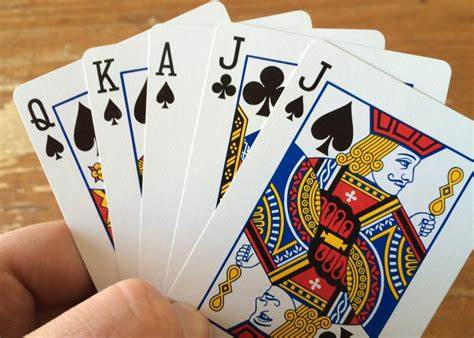
#> input picture TergerImage.jpg, 474 x 338 px
$ python AR.py
#> lines starting #> are read from the running program, lines starting #| are printed output that depends on the picture; after the words box and inside, x2 and y2 are one past the last pixel; in counts of white or black regions, pixels touching at a corner belong together
# this is my first clone project Using OpenCv In Ogmented Reality !!
import numpy as np

import cv2

cap = cv2.VideoCapture(0,cv2.CAP_DSHOW) ## To open the camera with OpenCv

imgTarget = cv2.imread('TergerImage.jpg')
#> imgTarget is the input picture: shape (338, 474, 3); mean B, G, R 137, 153.9, 173
myVid = cv2.VideoCapture('ObjectVideo.mp4')

detection = False
frameCounter = 0


success, imgVideo = myVid.read() # get the images in each frame of the video
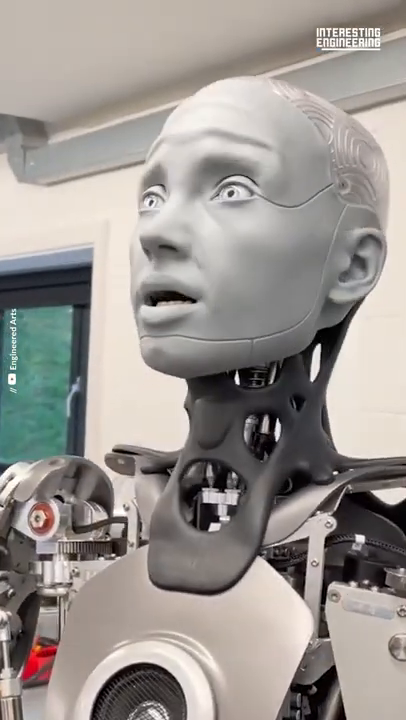
#> input picture frame 74 of ObjectVideo.mp4, 406 x 720 px
#> imgVideo is the input picture: shape (720, 406, 3); mean B, G, R 145.1, 149.8, 155.1


heightTarget ,widthTarget ,cTarget = imgTarget.shape # get the shape of the target image
#> heightTarget = 338; widthTarget = 474; cTarget = 3
imgVideo = cv2.resize(imgVideo ,(widthTarget,heightTarget)) # resize the shape of our video to fit the target image
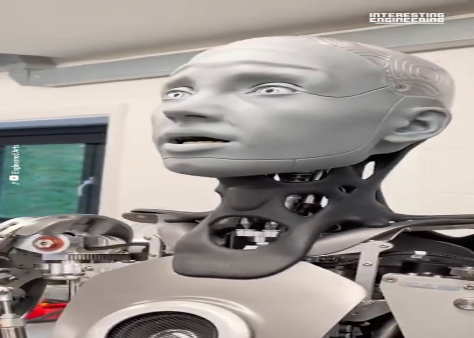
#> imgVideo: shape (338, 474, 3); mean B, G, R 145, 149.7, 155

orb = cv2.ORB_create(nfeatures=1000)
kp1, dec1 = orb.detectAndCompute(imgTarget, None)
#> kp1 = 986 keypoints; strongest (x, y, size): (289, 114, 31), (293, 116, 31), (308, 85, 53.6), (327, 82, 31)
#imgTarget = cv2.drawKeypoints(imgTarget, kp1, None)


while True :


    success, imgWebcam = cap.read()

    imgAug = imgWebcam.copy()
    kp2, dec2 = orb.detectAndCompute(imgWebcam, None)
#> kp2 = 1000 keypoints; strongest (x, y, size): (318, 346, 37.2), (319, 344, 31), (238, 383, 31), (218, 520, 31)
    #imgWebcam = cv2.drawKeypoints(imgWebcam, kp2, None)

    if detection == False:
        myVid.set(cv2.CAP_PROP_POS_FRAMES, 0)
        frameCounter = 0
    else:
        if frameCounter == myVid.get(cv2.CAP_PROP_POS_FRAMES):
            myVid.set(cv2.CAP_PROP_POS_FRAMES ,0)
            frameCounter = 0
        success, imgVideo = myVid.read()
        imgVideo = cv2.resize(imgVideo, (widthTarget, heightTarget))

    def stackImages(imgArray, scale, lables=[]):
        sizeW = imgArray[0][0].shape[1]
        sizeH = imgArray[0][0].shape[0]
        rows = len(imgArray)
        cols = len(imgArray[0])
        rowsAvailable = isinstance(imgArray[0], list)
        width = imgArray[0][0].shape[1]
        height = imgArray[0][0].shape[0]
        if rowsAvailable:
            for x in range(0, rows):
                for y in range(0, cols):
                    imgArray[x][y] = cv2.resize(imgArray[x][y], (sizeW, sizeH), None, scale, scale)
                    if len(imgArray[x][y].shape) == 2: imgArray[x][y] = cv2.cvtColor(imgArray[x][y], cv2.COLOR_GRAY2BGR)
            imageBlank = np.zeros((height, width, 3), np.uint8)
            hor = [imageBlank] * rows
            hor_con = [imageBlank] * rows
            for x in range(0, rows):
                hor[x] = np.hstack(imgArray[x])
                hor_con[x] = np.concatenate(imgArray[x])
            ver = np.vstack(hor)
            ver_con = np.concatenate(hor)
        else:
            for x in range(0, rows):
                imgArray[x] = cv2.resize(imgArray[x], (sizeW, sizeH), None, scale, scale)
                if len(imgArray[x].shape) == 2: imgArray[x] = cv2.cvtColor(imgArray[x], cv2.COLOR_GRAY2BGR)
            hor = np.hstack(imgArray)
            hor_con = np.concatenate(imgArray)
            ver = hor
        if len(lables) != 0:
            eachImgWidth = int(ver.shape[1] / cols)
            eachImgHeight = int(ver.shape[0] / rows)
            print(eachImgHeight)
            for d in range(0, rows):
                for c in range(0, cols):
                    cv2.rectangle(ver, (c * eachImgWidth, eachImgHeight * d),
                                  (c * eachImgWidth + len(lables[d][c]) * 13 + 27, 30 + eachImgHeight * d),
                                  (255, 255, 255), cv2.FILLED)
                    cv2.putText(ver, lables[d][c], (eachImgWidth * c + 10, eachImgHeight * d + 20),
                                cv2.FONT_HERSHEY_COMPLEX, 0.7, (255, 0, 255), 2)
        return ver


    bf = cv2.BFMatcher()
    matches = bf.knnMatch(dec1 ,dec2 ,k = 2)
#> matches = 986 matches
    good = []

    for m,n in matches :
        if m.distance < 0.75 *n.distance :
            good.append(m)
#> after the loop, good = 4 matches
    print(len(good))
#| 4
    imgFeatures = cv2.drawMatches(imgTarget ,kp1 ,imgWebcam ,kp2 ,good ,None ,flags = 2)
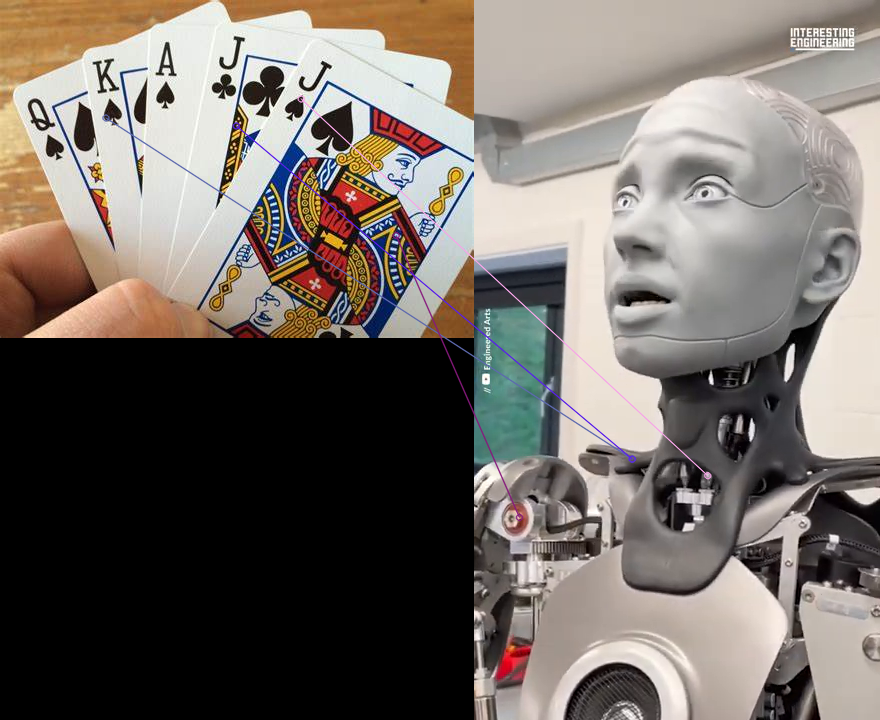
#> imgFeatures: shape (720, 880, 3); mean B, G, R 101.9, 107.9, 115.3

    if len(good) >= 0 :
        detection = True
        srcPts = np.float32([kp1[m.queryIdx].pt for m in good]).reshape(-1, 1, 2)
#> srcPts = [[300.7, 98.5], [105.4, 117.5], [395.7, 235], [235.9, 125.4]]
        destPts = np.float32([kp2[m.trainIdx].pt for m in good]).reshape(-1, 1, 2)
#> destPts = [[233.3, 475.2], [157.7, 458.6], [45, 517], [157.7, 458.6]]
        matrix, mask = cv2.findHomography(srcPts ,destPts ,cv2.RANSAC ,5)
#> matrix = [[-0.679, 0.473, 157.7], [-1.98, 1.38, 458.6], [-0.00431, 0.003, 1]]; mask = [1, 1, 1, 1]

        print(matrix)
#| [[-6.79279531e-01  4.72916116e-01  1.57660004e+02]
#|  [-1.97608589e+00  1.37575596e+00  4.58647278e+02]
#|  [-4.30850892e-03  2.99959473e-03  1.00000000e+00]]

        pts = np.float32([[0,0], [0,heightTarget] ,[widthTarget ,heightTarget], [widthTarget ,0]]).reshape(-1, 1, 2)
#> pts = [[0, 0], [0, 338], [474, 338], [474, 0]]
        dst = cv2.perspectiveTransform(pts, matrix)
#> dst = [[157.7, 458.6], [157.7, 458.6], [157.7, 458.6], [157.7, 458.6]]

        img2 = cv2.polylines(imgWebcam ,[np.int32(dst)] ,True ,(255, 0, 255), 3)

        imgWarp = cv2.warpPerspective(imgVideo ,matrix ,(imgWebcam.shape[1], imgWebcam.shape[0]))
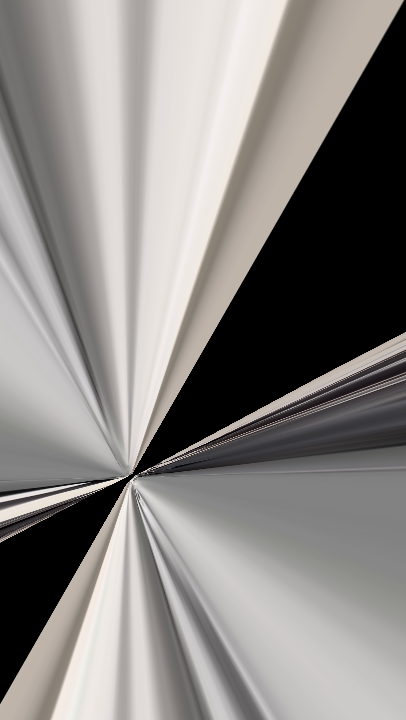
#> imgWarp: shape (720, 406, 3); mean B, G, R 132, 134.5, 137.9

        maskNew = np.zeros((imgWebcam.shape[0], imgWebcam.shape[1]), np.uint8)
        cv2.fillPoly(maskNew ,[np.int32(dst)] ,(255,255,255))
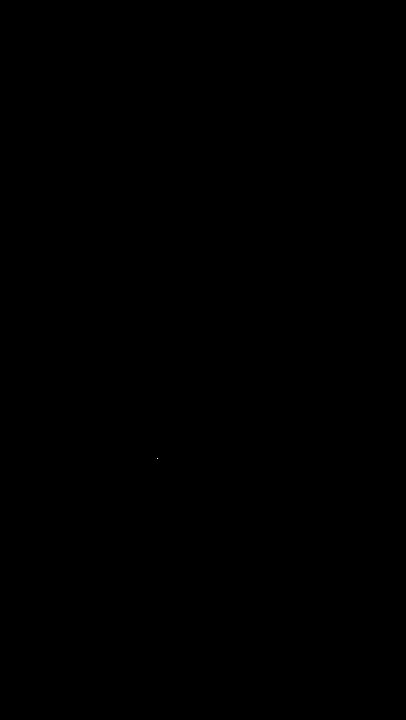
#> maskNew: shape (720, 406); 0% white in thin lines or dots, all inside (x1, y1, x2, y2) = (157, 458, 158, 459)
        maskInv = cv2.bitwise_not(maskNew)
        imgAug = cv2.bitwise_and(imgAug ,imgAug ,mask= maskInv)

        imgAug = cv2.bitwise_or(imgWarp ,imgAug)
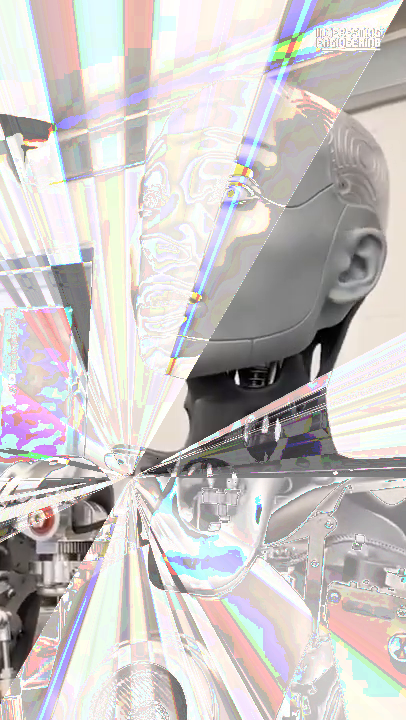
#> imgAug: shape (720, 406, 3); mean B, G, R 195.6, 196.9, 201.7

        imgStacked = stackImages(([imgWebcam,imgVideo ,imgTarget],[imgFeatures ,imgWarp ,imgAug]),0.5)
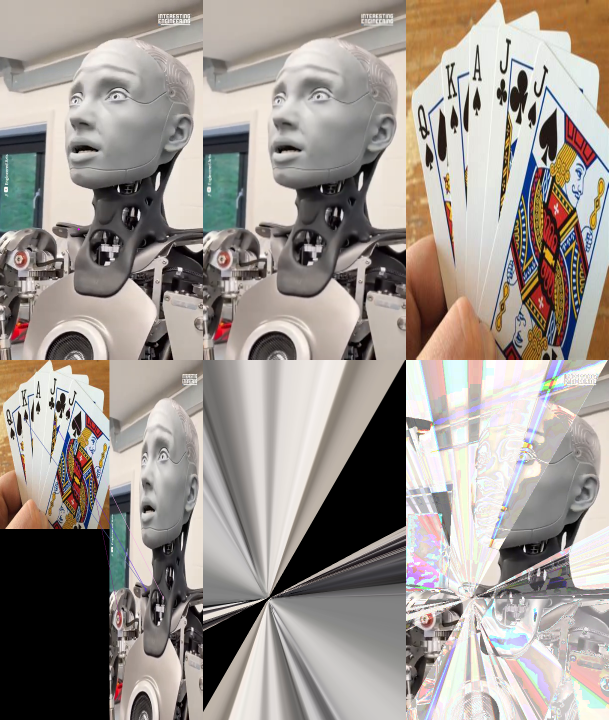
#> imgStacked: shape (1440, 1218, 3) (shown at 1/2 size); mean B, G, R 142.7, 148.7, 156.3


    cv2.imshow('Final Result ',imgAug)
    cv2.imshow('aumented video ! ',imgWarp)
    # [5 lines of commented-out code are left out]
    cv2.imshow('image stacked',imgStacked)

    cv2.waitKey(1)
    frameCounter +=1
